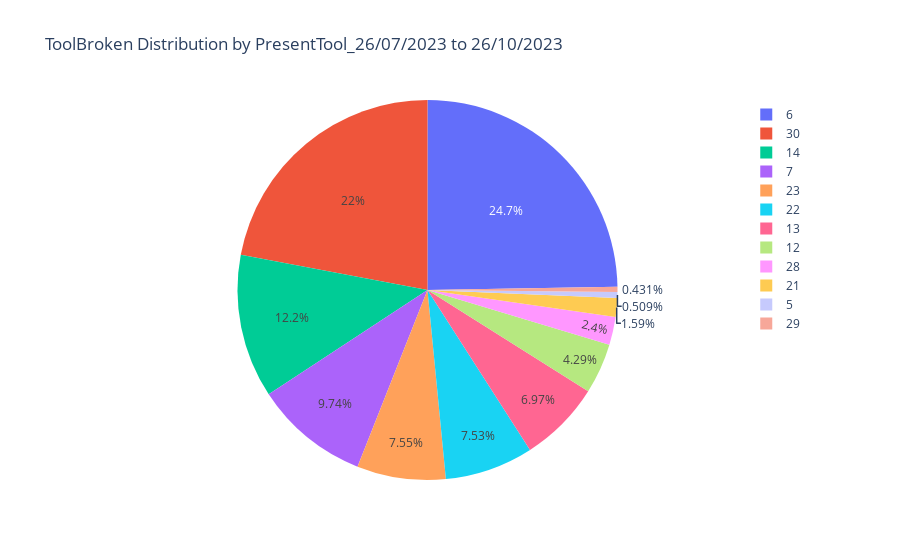

Notebook source saved alongside this figure:
### Code cell
import pandas as pd
import plotly.express as px

result = df[df['ToolBroken'] == True]['PresentTool'].value_counts().reset_index()
result.columns = ['PresentTool', 'ToolBroken_Count']

fig = px.pie(result, names='PresentTool', values='ToolBroken_Count', title='ToolBroken Distribution by PresentTool_26/07/2023 to 26/10/2023',
             labels={'PresentTool': 'PresentTool', 'ToolBroken_Count': 'ToolBroken Count'})


fig.show()

### Figure 1 — Plotly figure (JSON) as saved in the notebook; plotly's stock layout.template omitted (floating-point values rounded to 4 significant figures)
{"data": [{"domain": {"x": [0, 1], "y": [0, 1]}, "hovertemplate": "PresentTool=%{label}<br>ToolBroken Count=%{value}<extra></extra>", "labels": [6, 30, 14, 7, 23, 22, 13, 12, 28, 21, 5, 29], "legendgroup": "", "name": "", "showlegend": true, "type": "pie", "values": [8316, 7411, 4107, 3277, 2538, 2532, 2344, 1444, 808, 535, 171, 145]}], "layout": {"legend": {"tracegroupgap": 0}, "title": {"text": "ToolBroken Distribution by PresentTool_26/07/2023 to 26/10/2023"}}}
